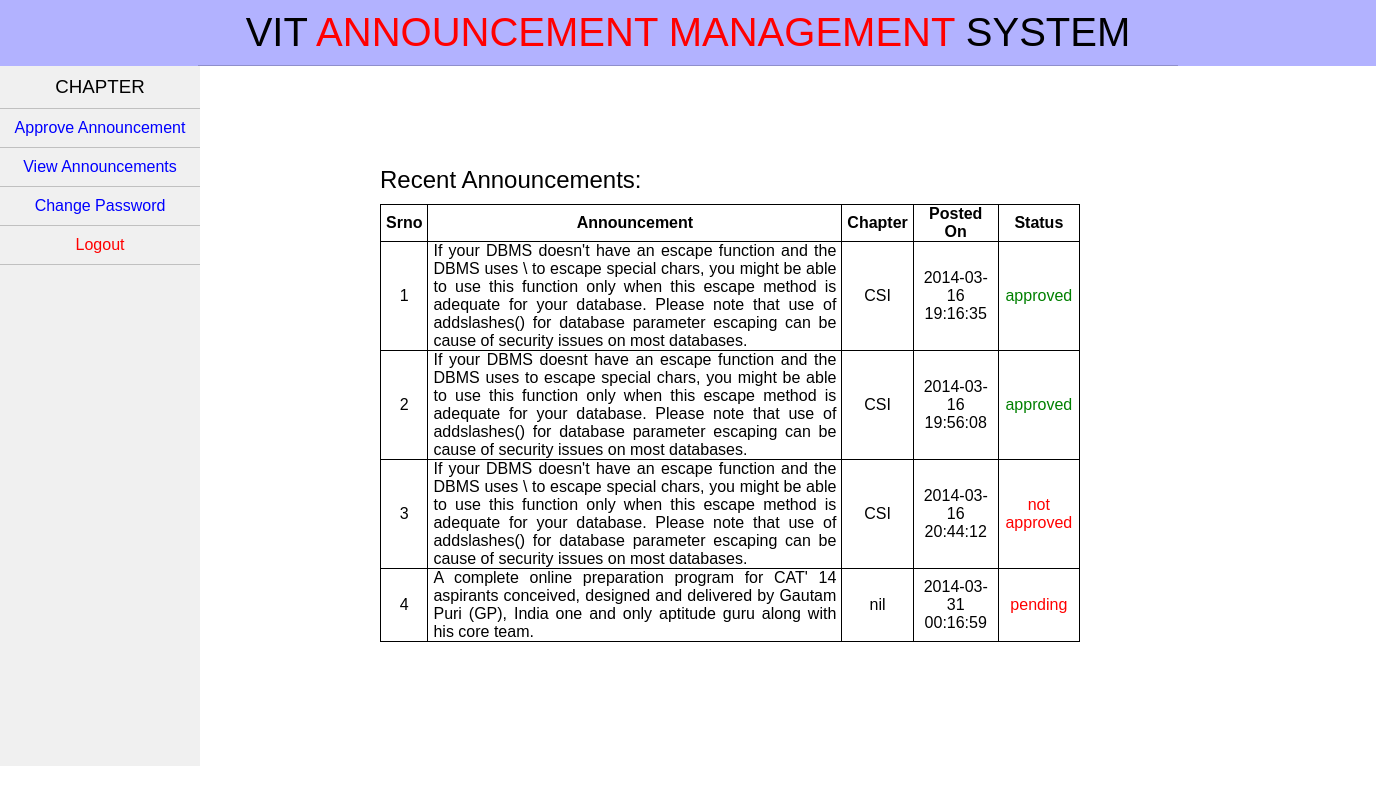
Page /fcview.php on the committed database.
### tables this page shows
CREATE TABLE IF NOT EXISTS `announcements` (
  `ann_id` int(10) NOT NULL AUTO_INCREMENT,
  `posted_by` varchar(100) NOT NULL,
  `announcement` text NOT NULL,
  `chapter` varchar(100) NOT NULL,
  `status` varchar(100) NOT NULL DEFAULT 'pending',
  `date` datetime NOT NULL,
  PRIMARY KEY (`ann_id`)
);

### fcview.php (the view, shortened to what this page needs)
<!DOCTYPE html>
<html>
    <head>
        <link rel="stylesheet" href="css/page.css">
    </head>
    <body>
        <header >
            <section id="header">VIT <span id="text">ANNOUNCEMENT MANAGEMENT</span> SYSTEM</section>
        </header>
        <section id="main">
            <aside id="vnav">
                <ul id="login">
                    <h3><li>CHAPTER</li></h3>
                    <a href="fcpage.php"><li>Approve Announcement</li></a>
                    <a href="fcview.php"><li>View Announcements</li></a>
                    <a href="changepassword.php"><li>Change Password</li></a>
                    <a href="logout.php"><li style="color: red;">Logout</li></a>
                </ul>
            </aside>
            <section id="container">
                <h2>Recent Announcements:</h2>
                <?php
                    $query = "select * from announcements order by date";
                    $qans = mysql_query($query) or die(mysql_error());
                    if(mysql_num_rows($qans) == 0) {
                        echo "<p style='color: red;'>Sorry! There are no announcements to display</p>";
                    }
                    else {
                        $cnt = 0;
                        echo "<table><tr><th>Srno</th><th>Announcement</th><th>Chapter</th><th>Posted On</th><th>Status</th></tr>";
                        while($qres = mysql_fetch_assoc($qans)) {
                            $cnt++;
                            echo "<tr><td>".$cnt."</td><td style='text-align: justify;'>"
                                .$qres['announcement']."</td><td>".$qres['chapter']."</td><td>".$qres['date']."</td>";
                            if($qres['status'] === "approved")
                                echo "<td style='color: green;'>".$qres['status']."</td>";
                            else
                                echo "<td style='color: red;'>".$qres['status']."</td>";
                            echo "</tr>";
                        }
                        echo "</table>";
                    }
                ?>
            </section>
        </section>
    </body>
</html>

### css/page.css (style rules this page uses)
* { margin: 0; padding: 0; }
body { font-family: "Avant Garde", Avantgarde, "Century Gothic", CenturyGothic, "AppleGothic", sans-serif; }
header { background-color: rgba(0,0,255,0.3); }
#header { font-size: 40px; text-align:center; padding: 10px; border-bottom: 1px solid rgba(0,0,0,0.2); width:960px; margin: auto; }
#text { color: rgb(255,0,0); }
a { text-decoration: none; }
#login li { text-align: center; padding:10px; border-bottom: 1px solid rgba(0,0,0,0.2); }
#login h3 { font-weight:200; }
#login { list-style-type: none; }
#login a { color:blue; }
#main { min-width:1366px; }
#main section,#main aside { float: left; }
#vnav { width: 200px; font-size:16px; min-height: 580px; background-color: #f0f0f0; }
#container { width: 700px; margin-left: 180px; margin-top: 100px; }
h2 { font-weight: 500; }
table,tr,th,td { border: 1px solid black; }
table { border-collapse: collapse; width: 700px; margin-top: 10px; }
td { text-align: center; color: ; }
th,td { padding: 0 5px 0 5px; }

### rows in the picture
announcements: announcement "If your DBMS doesn't have an escape function and the DBMS uses \\ to escape special chars, you might be able to use this function only when this escape method is adequate for your database. Please note that use of addslashes() for database parameter escaping can be cause of security issues on most databases.", chapter "CSI", date "2014-03-16 19:16:35", status "approved"
announcements: announcement "If your DBMS doesnt have an escape function and the DBMS uses to escape special chars, you might be able to use this function only when this escape method is adequate for your database. Please note that use of addslashes() for database parameter escaping can be cause of security issues on most databases.", chapter "CSI", date "2014-03-16 19:56:08", status "approved"
announcements: announcement "If your DBMS doesn't have an escape function and the DBMS uses \\ to escape special chars, you might be able to use this function only when this escape method is adequate for your database. Please note that use of addslashes() for database parameter escaping can be cause of security issues on most databases.", chapter "CSI", date "2014-03-16 20:44:12", status "not approved"
announcements: announcement "A complete online preparation program for CAT' 14 aspirants conceived, designed and delivered by Gautam Puri (GP), India one and only aptitude guru along with his core team.", chapter "nil", date "2014-03-31 00:16:59", status "pending"
